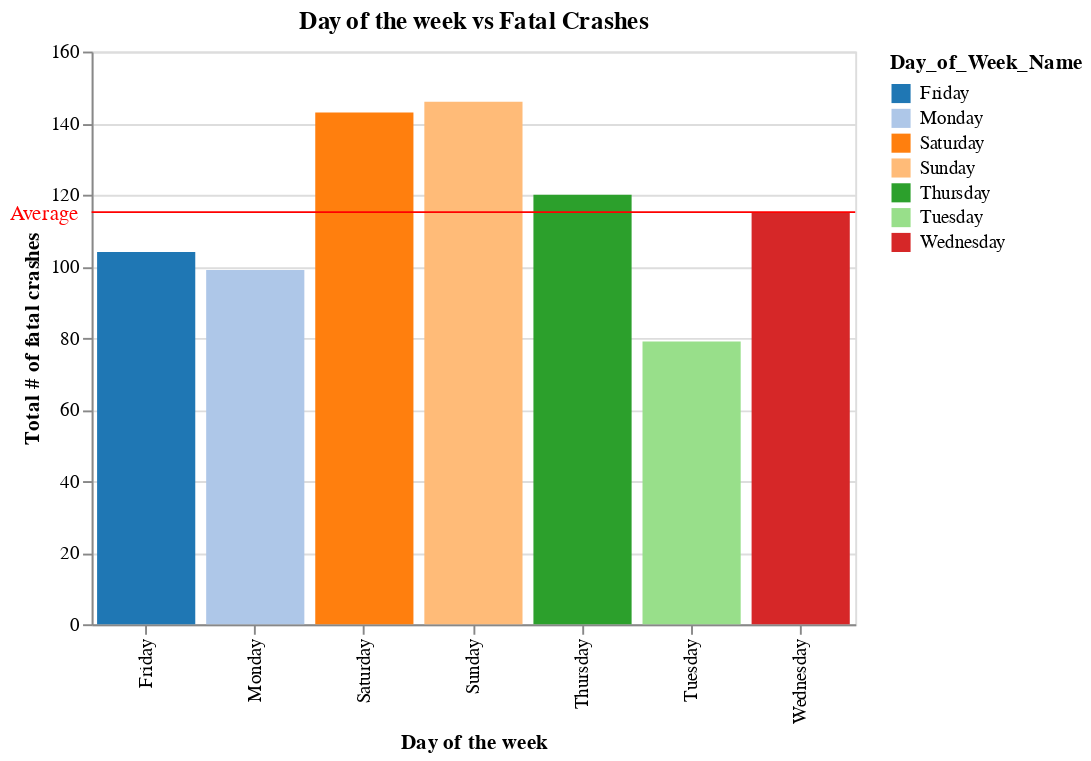

Notebook source saved alongside this figure:
### Code cell
# Create the Altair bar chart
bars = alt.Chart(df_week_counts).mark_bar().encode(
    x=alt.X('Day_of_Week_Name:N', title='Day of the week'),
    y=alt.Y('Fatal Crashes:Q', title='Total # of fatal crashes'),
    color=alt.Color('Day_of_Week_Name:N', scale=alt.Scale(scheme='category20'))  # Assign color based on 'Day_of_Week_Name'
).properties(
    width=400,
    height=300,
    title='Day of the week vs Fatal Crashes'
)
# Create the line chart for the average
line = alt.Chart(avg_fdf).mark_rule(color='red').encode(
    y=alt.Y('Type_of_day:Q', title='Total # of fatal crashes')
)

# Add a text label to indicate that the line represents the average
text = alt.Chart(avg_df).mark_text(
    text='Average',
    dx=-15,  # Adjust the horizontal position of the text
    dy=-10,  # Adjust the vertical position of the text
    color='red'  # Text color
).encode(
    x=alt.value(-10),
    y=alt.value(95)
)

# Combine the bar chart, line chart, and text label using the layer function
combined_chart = alt.layer(bars, line, text)

combined_chart

### Figure 1 — Vega-Lite specification as saved in the notebook (floating-point values rounded to 4 significant figures)
{"config": {"view": {"continuousWidth": 300, "continuousHeight": 300}}, "layer": [{"data": {"name": "data-b11fb008376f8bfb6052e99805bf12c9"}, "mark": {"type": "bar"}, "encoding": {"color": {"field": "Day_of_Week_Name", "scale": {"scheme": "category20"}, "type": "nominal"}, "x": {"field": "Day_of_Week_Name", "title": "Day of the week", "type": "nominal"}, "y": {"field": "Fatal Crashes", "title": "Total # of fatal crashes", "type": "quantitative"}}, "title": "Day of the week vs Fatal Crashes"}, {"data": {"name": "data-9b22d94c01327a8dfa9d5521b08f7c9b"}, "mark": {"type": "rule", "color": "red"}, "encoding": {"y": {"field": "Type_of_day", "title": "Total # of fatal crashes", "type": "quantitative"}}}, {"data": {"name": "data-27651b3326b80e8b12ca29375908ff8a"}, "mark": {"type": "text", "color": "red", "dx": -15, "dy": -10, "text": "Average"}, "encoding": {"x": {"value": -10}, "y": {"value": 95}}}], "height": 300, "width": 400, "$schema": "https://vega.github.io/schema/vega-lite/v5.14.1.json", "datasets": {"data-b11fb008376f8bfb6052e99805bf12c9": [{"Type_of_day": 90927, "INJURIES_TOTAL": 19000.0, "Fatal Crashes": 146, "day": 1, "Day_of_Week_Name": "Sunday"}, {"Type_of_day": 101480, "INJURIES_TOTAL": 18430.0, "Fatal Crashes": 99, "day": 2, "Day_of_Week_Name": "Monday"}, {"Type_of_day": 104624, "INJURIES_TOTAL": 18920.0, "Fatal Crashes": 79, "day": 3, "Day_of_Week_Name": "Tuesday"}, {"Type_of_day": 104336, "INJURIES_TOTAL": 19310.0, "Fatal Crashes": 115, "day": 4, "Day_of_Week_Name": "Wednesday"}, {"Type_of_day": 108030, "INJURIES_TOTAL": 19780.0, "Fatal Crashes": 120, "day": 5, "Day_of_Week_Name": "Thursday"}, {"Type_of_day": 121626, "INJURIES_TOTAL": 21860.0, "Fatal Crashes": 104, "day": 6, "Day_of_Week_Name": "Friday"}, {"Type_of_day": 109102, "INJURIES_TOTAL": 21390.0, "Fatal Crashes": 143, "day": 7, "Day_of_Week_Name": "Saturday"}], "data-9b22d94c01327a8dfa9d5521b08f7c9b": [{"Day_of_Week_Name": "Average", "Type_of_day": 115.1}], "data-27651b3326b80e8b12ca29375908ff8a": [{"Day_of_Week_Name": "Average", "Type_of_day": 105700.0}]}}
